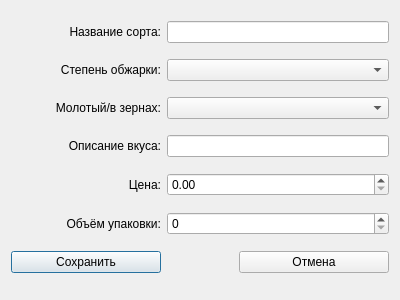
<?xml version="1.0" encoding="UTF-8"?>
<ui version="4.0">
 <class>Dialog</class>
 <widget class="QDialog" name="Dialog">
  <property name="geometry">
   <rect>
    <x>0</x>
    <y>0</y>
    <width>400</width>
    <height>300</height>
   </rect>
  </property>
  <property name="sizePolicy">
   <sizepolicy hsizetype="Fixed" vsizetype="Fixed">
    <horstretch>0</horstretch>
    <verstretch>0</verstretch>
   </sizepolicy>
  </property>
  <property name="minimumSize">
   <size>
    <width>400</width>
    <height>300</height>
   </size>
  </property>
  <property name="maximumSize">
   <size>
    <width>400</width>
    <height>300</height>
   </size>
  </property>
  <property name="windowTitle">
   <string>Добавление/редактирование записи</string>
  </property>
  <layout class="QGridLayout" name="gridLayout">
   <item row="4" column="1" colspan="2">
    <widget class="QDoubleSpinBox" name="priceSpinBox">
     <property name="maximum">
      <double>999999.000000000000000</double>
     </property>
    </widget>
   </item>
   <item row="3" column="0">
    <widget class="QLabel" name="label_4">
     <property name="text">
      <string>Описание вкуса:</string>
     </property>
     <property name="alignment">
      <set>Qt::AlignmentFlag::AlignRight|Qt::AlignmentFlag::AlignTrailing|Qt::AlignmentFlag::AlignVCenter</set>
     </property>
    </widget>
   </item>
   <item row="1" column="1" colspan="2">
    <widget class="QComboBox" name="roastCombo">
     <property name="currentIndex">
      <number>-1</number>
     </property>
     <item>
      <property name="text">
       <string>светлая</string>
      </property>
     </item>
     <item>
      <property name="text">
       <string>средняя</string>
      </property>
     </item>
     <item>
      <property name="text">
       <string>тёмная</string>
      </property>
     </item>
    </widget>
   </item>
   <item row="6" column="0">
    <widget class="QPushButton" name="saveButton">
     <property name="sizePolicy">
      <sizepolicy hsizetype="Fixed" vsizetype="Fixed">
       <horstretch>0</horstretch>
       <verstretch>0</verstretch>
      </sizepolicy>
     </property>
     <property name="minimumSize">
      <size>
       <width>150</width>
       <height>0</height>
      </size>
     </property>
     <property name="text">
      <string>Сохранить</string>
     </property>
    </widget>
   </item>
   <item row="2" column="0">
    <widget class="QLabel" name="label_3">
     <property name="text">
      <string>Молотый/в зернах:</string>
     </property>
     <property name="alignment">
      <set>Qt::AlignmentFlag::AlignRight|Qt::AlignmentFlag::AlignTrailing|Qt::AlignmentFlag::AlignVCenter</set>
     </property>
    </widget>
   </item>
   <item row="4" column="0">
    <widget class="QLabel" name="label_5">
     <property name="text">
      <string>Цена:</string>
     </property>
     <property name="alignment">
      <set>Qt::AlignmentFlag::AlignRight|Qt::AlignmentFlag::AlignTrailing|Qt::AlignmentFlag::AlignVCenter</set>
     </property>
    </widget>
   </item>
   <item row="6" column="2">
    <widget class="QPushButton" name="cancelButton">
     <property name="sizePolicy">
      <sizepolicy hsizetype="Fixed" vsizetype="Fixed">
       <horstretch>0</horstretch>
       <verstretch>0</verstretch>
      </sizepolicy>
     </property>
     <property name="minimumSize">
      <size>
       <width>150</width>
       <height>0</height>
      </size>
     </property>
     <property name="text">
      <string>Отмена</string>
     </property>
    </widget>
   </item>
   <item row="0" column="0">
    <widget class="QLabel" name="label_1">
     <property name="text">
      <string>Название сорта:</string>
     </property>
     <property name="alignment">
      <set>Qt::AlignmentFlag::AlignRight|Qt::AlignmentFlag::AlignTrailing|Qt::AlignmentFlag::AlignVCenter</set>
     </property>
    </widget>
   </item>
   <item row="3" column="1" colspan="2">
    <widget class="QLineEdit" name="tasteEdit"/>
   </item>
   <item row="5" column="0">
    <widget class="QLabel" name="label_6">
     <property name="text">
      <string>Объём упаковки:</string>
     </property>
     <property name="alignment">
      <set>Qt::AlignmentFlag::AlignRight|Qt::AlignmentFlag::AlignTrailing|Qt::AlignmentFlag::AlignVCenter</set>
     </property>
    </widget>
   </item>
   <item row="1" column="0">
    <widget class="QLabel" name="label_2">
     <property name="text">
      <string>Степень обжарки:</string>
     </property>
     <property name="alignment">
      <set>Qt::AlignmentFlag::AlignRight|Qt::AlignmentFlag::AlignTrailing|Qt::AlignmentFlag::AlignVCenter</set>
     </property>
    </widget>
   </item>
   <item row="5" column="1" colspan="2">
    <widget class="QSpinBox" name="volumeSpinBox">
     <property name="maximum">
      <number>100000</number>
     </property>
    </widget>
   </item>
   <item row="2" column="1" colspan="2">
    <widget class="QComboBox" name="groundCombo">
     <property name="currentIndex">
      <number>-1</number>
     </property>
     <item>
      <property name="text">
       <string>молотый</string>
      </property>
     </item>
     <item>
      <property name="text">
       <string>в зернах</string>
      </property>
     </item>
    </widget>
   </item>
   <item row="0" column="1" colspan="2">
    <widget class="QLineEdit" name="nameEdit"/>
   </item>
  </layout>
 </widget>
 <resources/>
 <connections/>
</ui>
